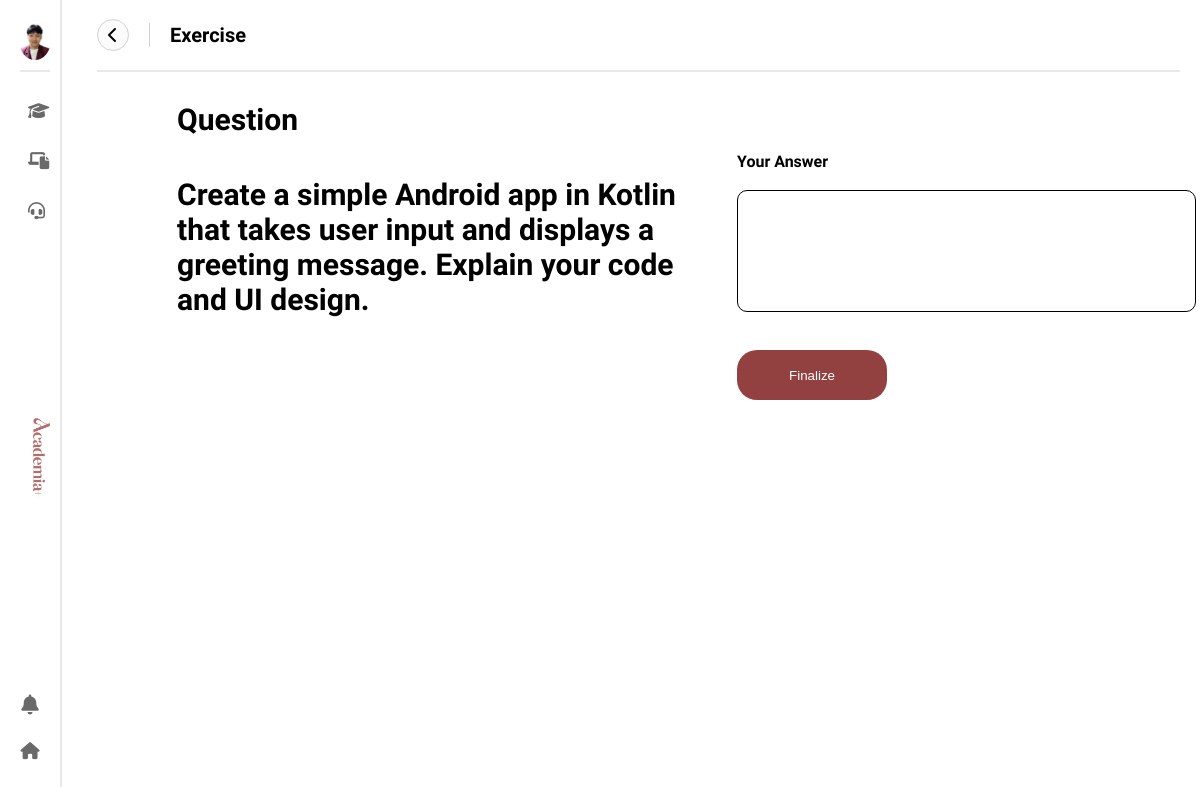
Page /exercise.php?exerciseID=E20 (signed in) on the committed database.
### tables this page shows
CREATE TABLE IF NOT EXISTS `student` (
  `studentID` varchar(3) NOT NULL,
  `name` varchar(50) DEFAULT NULL,
  `phoneNumber` varchar(20) DEFAULT NULL,
  `address` text,
  `DOB` date DEFAULT NULL,
  `gender` varchar(50) DEFAULT NULL,
  `status` varchar(50) DEFAULT NULL,
  `email` varchar(50) DEFAULT NULL,
  `password` varchar(255) DEFAULT NULL,
  `studentImage` text,
  PRIMARY KEY (`studentID`)
);

CREATE TABLE IF NOT EXISTS `exercise` (
  `exerciseID` varchar(3) NOT NULL,
  `sessionID` varchar(4) DEFAULT NULL,
  `question` text,
  PRIMARY KEY (`exerciseID`),
  KEY `sessionID` (`sessionID`)
);

### exploreDropdown.php (called while the page is built, shortened)
<?php
include 'api/connect.php';
$studentID = $_SESSION['studentID'];
$query = "SELECT studentImage FROM student WHERE studentID = '$studentID'";
$result = mysqli_query($conn, $query);
$row = mysqli_fetch_assoc($result);
$profileImage = !empty($row['studentImage']) ? 'uploads/profilePicture/' . $row['studentImage'] : 'images/empty-profile.png';
?>

### exercise.php (the view, shortened to what this page needs)
<?php
include 'api/connect.php';
include 'exploreDropdown.php';
$exerciseID = mysqli_real_escape_string($conn, $_GET['exerciseID']);
$query = "SELECT e.*, c.courseID
          FROM exercise e
          JOIN `session` s ON e.sessionID = s.sessionID
          JOIN course c ON s.courseID = c.courseID
          WHERE exerciseID = '$exerciseID'";
$result = mysqli_query($conn, $query);
$exercise = mysqli_fetch_assoc($result);
?>
<!DOCTYPE html>
<html lang="en">
<head>
    <link rel="stylesheet" href="css/navbar-learning.css">
    <link rel="stylesheet" href="css/lesson.css">
    <link rel="stylesheet" href="https://cdnjs.cloudflare.com/ajax/libs/font-awesome/6.7.2/css/all.min.css" />
    <link rel="stylesheet" href="https://cdnjs.cloudflare.com/ajax/libs/font-awesome/6.7.2/css/all.min.css" />
</head>
<body>
    <div class="container">
        <div class="navbar">
            <div class="menu">
                <div class="pp" id="pp">
                    <img src="<?= htmlspecialchars($profileImage);  ?>" class="nav-profile-img">
                </div>
                <a href="learningProgress.php?view=profile"><i class="fa-solid fa-graduation-cap"></i></a>
                <a href="learningProgress.php?view=courses"><i class="fa-solid fa-laptop-file"></i></button>
                <a id="cs"><i class="fa-solid fa-headset"></i></a>
            </div>
            <img class="logo" src="images/logos/fullLogo.png" alt="">
            <div class="bottom">
                <button id="notification"><i class="fa-solid fa-bell"></i></button>
                <a href="homepage.php"><i class="fa-solid fa-house"></i></a>
            </div>
        </div>
        <div class="content" id="course-base">
            <div class="sub-header">
                <a href="study.php?courseID=<?= htmlspecialchars($exercise['courseID'])?>"><i class="fa-solid fa-chevron-left"></i></a>
                <h1>Exercise</h1>
            </div>
            <div class="lesson-content">
                <div class="outline">
                    <h2>Question</h2>
                    <h2><?= htmlspecialchars($exercise['question'])?></h2>
                </div>
                <form action="" method="post">
                        <label for="answer">Your Answer</label><br>
                        <textarea name="answer" rows="4" cols="50" required></textarea><br><br>
                        <input type="submit" name="submit" value="Finalize">
                </form>
            </div>
        </div>
    </div>
</body>
</html>

### css/navbar-learning.css (style rules this page uses)
*, *::before, *::after { margin: 0; padding: 0; }
.container { display: flex; flex-direction: row; }
.navbar { width: 5%; height: auto; display: flex; flex-direction: column; align-items: left; position: fixed; padding-top: 20px; left: 0; height: 100%; border-right: 2px solid rgb(232, 232, 232); }
.menu { width: 100%; display: flex; flex-direction: column; gap: 30px; margin-bottom: 220px; }
.logo { transform: rotate(90deg); width: 80px; margin-bottom: 220px; }
.bottom button { font-size: 20px; background: none; border: none; cursor: pointer; color: #696969; width: 100%; }
.bottom { display: flex; flex-direction: column; align-items: center; justify-content: center; gap: 25px; }
.bottom a { color: #696969; font-size: 17px; }
.menu a { color: #696969; font-size: 17px; margin-left: 28px; }
.nav-profile-img { width: 40px; height: 40px; object-fit: cover; border-radius: 50%; cursor: pointer; background-color: #f2f2f2; }
.pp { padding-bottom: 10px; width: 50%; border-bottom: 2px solid rgb(232, 232, 232); display: flex; align-items: center; justify-content: center; margin-left: 20px; }

### css/lesson.css (style rules this page uses)
.content { margin-left: 77px; width: 100%; height: 100%; }
.sub-header { height: 70px; border-bottom: 2px solid rgb(232, 232, 232); display: flex; align-items: center; margin-left: 20px; margin-right: 20px; }
.sub-header h1 { font-size: 20px; font-family: "Afacad Flux", sans-serif; border-left: 1px solid rgb(210, 210, 210); padding-left: 20px; }
.sub-header button, .sub-header a { width: 30px; height: 30px; border-radius: 50%; background-color: #fbfbfb; border: 1px solid rgb(210, 210, 210); display: flex; align-items: center; justify-content: center; margin-right: 20px; color: black; text-decoration: none; cursor: pointer; }
.lesson-content { display: flex; margin-top: 30px; margin-left: 100px; gap: 20px; }
.outline { display: flex; flex-direction: column; gap: 20px; margin-right: 40px; font-family: "Afacad Flux", sans-serif; width: 500px; }
.outline h2 { margin-bottom: 20px; font-size: 30px; }
.lesson-content form { margin-top: 50px; font-family: "Afacad Flux", sans-serif; font-weight: 800; display: flex; flex-direction: column; }
.lesson-content form input { width: 150px; height: 50px; cursor: pointer; background-color: rgb(147, 64, 64); border: none; color: white; border-radius: 20px; }
textarea { width: 100%; height: 100px; padding: 10px; border: 1px solid rgb(0, 0, 0); background-color: transparent; color: #000000; border-radius: 10px; resize: none; }
textarea::placeholder { text-align: left; }

### rows in the picture
student: studentImage (picture)
exercise: question "Create a simple Android app in Kotlin that takes user input and displays a greeting message. Explain your code and UI design."
